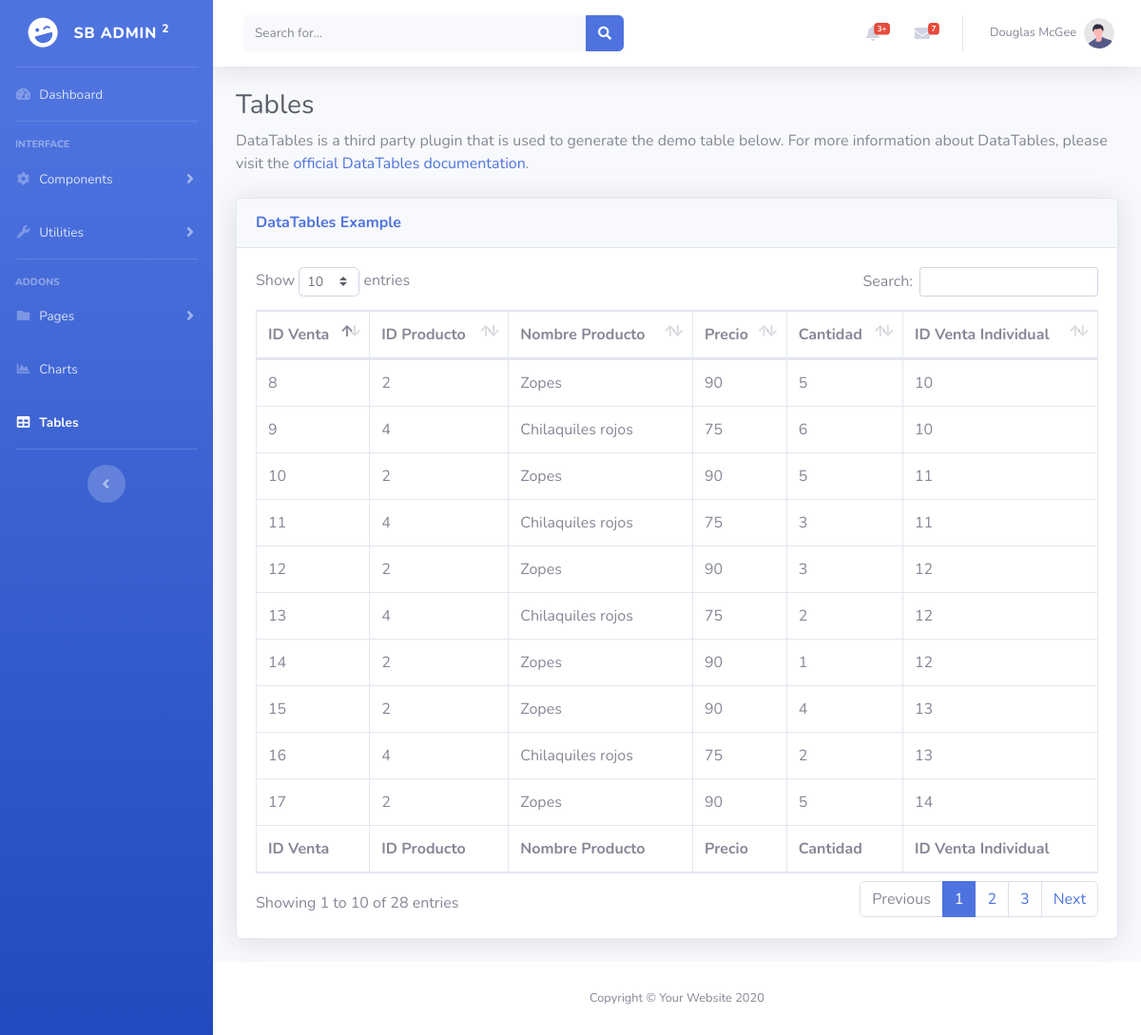
Screenshot of /testingTabla.php with the database file from the repository.
### tables this page shows
CREATE TABLE `selldetail` (
  `id_sellDetail` int(11) NOT NULL,
  `id_product` int(11) NOT NULL,
  `name_product` varchar(30) NOT NULL,
  `unitaryPrice_product` int(11) NOT NULL,
  `cuantity_sellDetail` int(11) NOT NULL,
  `id_sell` int(11) NOT NULL
);

### db.php (called while the page is built, shortened)
<?php
    class Conexion{
        private $driver = "mysql";
        private $host = "localhost";
        private $dbname = "respv";
        private $usuario = "root";
        private $contrasena = "";
        public function __construct(){
            try {
                $db = new PDO("{$this->driver}:host={$this->host};dbname={$this->dbname}",$this->usuario,$this->contrasena);
                $db->setAttribute(PDO::ATTR_ERRMODE, PDO::ERRMODE_EXCEPTION);
                return $db;
            } catch (PDOException $e) {
                echo "Ha ocurrido un error al conectarse a la base de datos" . $e->getMessage();
            }
        }
    }
?>

### usuarios/Modelo/usuarios.php (called while the page is built, shortened)
<?php
    require_once(__DIR__.'/../../db.php');
    class Usuarios extends Conexion{
        public function __construct(){
            $this->db = parent::__construct();
        }
        public function getTabla($nombreTabla){
            $rows = null;
            $statement = $this->db->prepare("SELECT * FROM $nombreTabla");
            $statement->execute();
            while ($result = $statement->fetch()) {
                $rows[] = $result;
            }
            return $rows;
        }
    }
?>

### testingTabla.php (the view, shortened to what this page needs)
<?php
require_once("usuarios/Modelo/usuarios.php");
$ModeloUsuarios = new Usuarios();
?>
<!DOCTYPE html>
<html lang="en">
<head>
    <link href="vendor/fontawesome-free/css/all.min.css" rel="stylesheet" type="text/css">
    <link href="css/sb-admin-2.min.css" rel="stylesheet">
    <link href="vendor/datatables/dataTables.bootstrap4.min.css" rel="stylesheet">
</head>
<body id="page-top">
    <div id="wrapper">
        <ul class="navbar-nav bg-gradient-primary sidebar sidebar-dark accordion" id="accordionSidebar">
            <a class="sidebar-brand d-flex align-items-center justify-content-center" href="index.php">
                <div class="sidebar-brand-icon rotate-n-15">
                    <i class="fas fa-laugh-wink"></i>
                </div>
                <div class="sidebar-brand-text mx-3">SB Admin <sup>2</sup></div>
            </a>
            <hr class="sidebar-divider my-0">
            <li class="nav-item">
                <a class="nav-link" href="index.php">
                    <i class="fas fa-fw fa-tachometer-alt"></i>
                    <span>Dashboard</span></a>
            </li>
            <hr class="sidebar-divider">
            <div class="sidebar-heading">
                Interface
            </div>
            <li class="nav-item">
                <a class="nav-link collapsed" href="#" data-toggle="collapse" data-target="#collapseTwo"
                    aria-expanded="true" aria-controls="collapseTwo">
                    <i class="fas fa-fw fa-cog"></i>
                    <span>Components</span>
                </a>
            </li>
            <li class="nav-item">
                <a class="nav-link collapsed" href="#" data-toggle="collapse" data-target="#collapseUtilities"
                    aria-expanded="true" aria-controls="collapseUtilities">
                    <i class="fas fa-fw fa-wrench"></i>
                    <span>Utilities</span>
                </a>
            </li>
            <hr class="sidebar-divider">
            <div class="sidebar-heading">
                Addons
            </div>
            <li class="nav-item">
                <a class="nav-link collapsed" href="#" data-toggle="collapse" data-target="#collapsePages"
                    aria-expanded="true" aria-controls="collapsePages">
                    <i class="fas fa-fw fa-folder"></i>
                    <span>Pages</span>
                </a>
            </li>
            <li class="nav-item">
                <a class="nav-link" href="charts.html">
                    <i class="fas fa-fw fa-chart-area"></i>
                    <span>Charts</span></a>
            </li>
            <li class="nav-item active">
                <a class="nav-link" href="tables.html">
                    <i class="fas fa-fw fa-table"></i>
                    <span>Tables</span></a>
            </li>
            <hr class="sidebar-divider d-none d-md-block">
            <div class="text-center d-none d-md-inline">
                <button class="rounded-circle border-0" id="sidebarToggle"></button>
            </div>
        </ul>
        <div id="content-wrapper" class="d-flex flex-column">
            <div id="content">
                <nav class="navbar navbar-expand navbar-light bg-white topbar mb-4 static-top shadow">
                    <form
                        class="d-none d-sm-inline-block form-inline mr-auto ml-md-3 my-2 my-md-0 mw-100 navbar-search">
                        <div class="input-group">
                            <input type="text" class="form-control bg-light border-0 small" placeholder="Search for..."
                                aria-label="Search" aria-describedby="basic-addon2">
                            <div class="input-group-append">
                                <button class="btn btn-primary" type="button">
                                    <i class="fas fa-search fa-sm"></i>
                                </button>
                            </div>
                        </div>
                    </form>
                    <ul class="navbar-nav ml-auto">
                        <li class="nav-item dropdown no-arrow mx-1">
                            <a class="nav-link dropdown-toggle" href="#" id="alertsDropdown" role="button"
                                data-toggle="dropdown" aria-haspopup="true" aria-expanded="false">
                                <i class="fas fa-bell fa-fw"></i>
                                <span class="badge badge-danger badge-counter">3+</span>
                            </a>
                        </li>
                        <li class="nav-item dropdown no-arrow mx-1">
                            <a class="nav-link dropdown-toggle" href="#" id="messagesDropdown" role="button"
                                data-toggle="dropdown" aria-haspopup="true" aria-expanded="false">
                                <i class="fas fa-envelope fa-fw"></i>
                                <span class="badge badge-danger badge-counter">7</span>
                            </a>
                        </li>
                        <li class="nav-item dropdown no-arrow">
                            <a class="nav-link dropdown-toggle" href="#" id="userDropdown" role="button"
                                data-toggle="dropdown" aria-haspopup="true" aria-expanded="false">
                                <span class="mr-2 d-none d-lg-inline text-gray-600 small">Douglas McGee</span>
                                <img class="img-profile rounded-circle"
                                    src="img/undraw_profile.svg">
                            </a>
                        </li>
                    </ul>
                </nav>
                <div class="container-fluid">
                    <h1 class="h3 mb-2 text-gray-800">Tables</h1>
                    <p class="mb-4">DataTables is a third party plugin that is used to generate the demo table below.
                        For more information about DataTables, please visit the <a target="_blank"
                            href="https://datatables.net">official DataTables documentation</a>.</p>
                    <div class="card shadow mb-4">
                        <div class="card-header py-3">
                            <h6 class="m-0 font-weight-bold text-primary">DataTables Example</h6>
                        </div>
                        <div class="card-body">
                            <div class="table-responsive">
                                <table class="table table-bordered" id="dataTable" width="100%" cellspacing="0">
                                    <thead>
                                        <tr>
                                             <th>ID Venta</th>
                                            <th>ID Producto</th>
                                            <th>Nombre Producto</th>
                                            <th>Precio</th>
                                            <th>Cantidad </th>
                                            <th>ID Venta Individual</th>
                                        </tr>
                                    </thead>
                                    <tfoot>
                                        <tr>
                                            <th>ID Venta</th>
                                            <th>ID Producto</th>
                                            <th>Nombre Producto</th>
                                            <th>Precio</th>
                                            <th>Cantidad </th>
                                            <th>ID Venta Individual</th>
                                        </tr>
                                    </tfoot>
                                    <tbody>
                                       <?php
                                        $nombreTabla = "selldetail";
                                        $detalles = $ModeloUsuarios -> getTabla($nombreTabla);
                                        foreach($detalles as $detalle){
                                        ?>
                                        <tr>
                                            <td><?php echo $detalle['id_sellDetail'] ?></td>
                                            <td><?php echo $detalle['id_product'] ?></td>
                                            <td><?php echo $detalle['name_product'] ?></td>
                                            <td><?php echo $detalle['unitaryPrice_product'] ?></td>
                                            <td><?php echo $detalle['cuantity_sellDetail'] ?></td>
                                            <td><?php echo $detalle['id_sell'] ?></td>
                                        </tr>
                                        <?php
                                        }
                                        ?>
                                    </tbody>
                                </table>
                            </div>
                        </div>
                    </div>
                </div>
            </div>
            <footer class="sticky-footer bg-white">
                <div class="container my-auto">
                    <div class="copyright text-center my-auto">
                        <span>Copyright &copy; Your Website 2020</span>
                    </div>
                </div>
            </footer>
        </div>
    </div>
</body>
</html>

### rows the page displays
selldetail: id_sellDetail "8", id_product "2", name_product "Zopes", unitaryPrice_product "90", cuantity_sellDetail "5", id_sell "10"
selldetail: id_sellDetail "9", id_product "4", name_product "Chilaquiles rojos", unitaryPrice_product "75", cuantity_sellDetail "6", id_sell "10"
selldetail: id_sellDetail "10", id_product "2", name_product "Zopes", unitaryPrice_product "90", cuantity_sellDetail "5", id_sell "11"
selldetail: id_sellDetail "11", id_product "4", name_product "Chilaquiles rojos", unitaryPrice_product "75", cuantity_sellDetail "3", id_sell "11"
selldetail: id_sellDetail "12", id_product "2", name_product "Zopes", unitaryPrice_product "90", cuantity_sellDetail "3", id_sell "12"
selldetail: id_sellDetail "13", id_product "4", name_product "Chilaquiles rojos", unitaryPrice_product "75", cuantity_sellDetail "2", id_sell "12"
selldetail: id_sellDetail "14", id_product "2", name_product "Zopes", unitaryPrice_product "90", cuantity_sellDetail "1", id_sell "12"
selldetail: id_sellDetail "15", id_product "2", name_product "Zopes", unitaryPrice_product "90", cuantity_sellDetail "4", id_sell "13"
selldetail: id_sellDetail "16", id_product "4", name_product "Chilaquiles rojos", unitaryPrice_product "75", cuantity_sellDetail "2", id_sell "13"
selldetail: id_sellDetail "17", id_product "2", name_product "Zopes", unitaryPrice_product "90", cuantity_sellDetail "5", id_sell "14"
